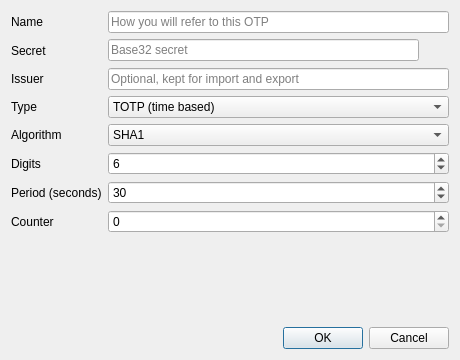
<?xml version="1.0" encoding="UTF-8"?>
<ui version="4.0">
 <class>DialogEditOtp</class>
 <widget class="QDialog" name="DialogEditOtp">
  <property name="geometry">
   <rect>
    <x>0</x>
    <y>0</y>
    <width>460</width>
    <height>360</height>
   </rect>
  </property>
  <property name="windowTitle">
   <string>OTP Profile</string>
  </property>
  <layout class="QVBoxLayout" name="verticalLayout">
   <item>
    <layout class="QFormLayout" name="formLayout">
     <item row="0" column="0">
      <widget class="QLabel" name="label_name">
       <property name="text">
        <string>Name</string>
       </property>
      </widget>
     </item>
     <item row="0" column="1">
      <widget class="QLineEdit" name="name">
       <property name="placeholderText">
        <string>How you will refer to this OTP</string>
       </property>
      </widget>
     </item>
     <item row="1" column="0">
      <widget class="QLabel" name="label_secret">
       <property name="text">
        <string>Secret</string>
       </property>
      </widget>
     </item>
     <item row="1" column="1">
      <layout class="QHBoxLayout" name="layout_secret">
       <item>
        <widget class="QLineEdit" name="secret">
         <property name="echoMode">
          <enum>QLineEdit::EchoMode::Password</enum>
         </property>
         <property name="placeholderText">
          <string>Base32 secret</string>
         </property>
        </widget>
       </item>
       <item>
        <widget class="QToolButton" name="show_secret">
         <property name="toolTip">
          <string>Show secret</string>
         </property>
         <property name="checkable">
          <bool>true</bool>
         </property>
         <property name="icon">
          <iconset resource="../../../res/Quattro.qrc">
           <normaloff>:/icon/material/eye-outline.png</normaloff>:/icon/material/eye-outline.png</iconset>
         </property>
         <property name="autoRaise">
          <bool>true</bool>
         </property>
        </widget>
       </item>
      </layout>
     </item>
     <item row="2" column="0">
      <widget class="QLabel" name="label_issuer">
       <property name="text">
        <string>Issuer</string>
       </property>
      </widget>
     </item>
     <item row="2" column="1">
      <widget class="QLineEdit" name="issuer">
       <property name="placeholderText">
        <string>Optional, kept for import and export</string>
       </property>
      </widget>
     </item>
     <item row="3" column="0">
      <widget class="QLabel" name="label_type">
       <property name="text">
        <string>Type</string>
       </property>
      </widget>
     </item>
     <item row="3" column="1">
      <widget class="QComboBox" name="type">
       <item>
        <property name="text">
         <string>TOTP (time based)</string>
        </property>
       </item>
       <item>
        <property name="text">
         <string>HOTP (counter based)</string>
        </property>
       </item>
      </widget>
     </item>
     <item row="4" column="0">
      <widget class="QLabel" name="label_algorithm">
       <property name="text">
        <string>Algorithm</string>
       </property>
      </widget>
     </item>
     <item row="4" column="1">
      <widget class="QComboBox" name="algorithm">
       <item>
        <property name="text">
         <string>SHA1</string>
        </property>
       </item>
       <item>
        <property name="text">
         <string>SHA256</string>
        </property>
       </item>
       <item>
        <property name="text">
         <string>SHA512</string>
        </property>
       </item>
      </widget>
     </item>
     <item row="5" column="0">
      <widget class="QLabel" name="label_digits">
       <property name="text">
        <string>Digits</string>
       </property>
      </widget>
     </item>
     <item row="5" column="1">
      <widget class="QSpinBox" name="digits">
       <property name="minimum">
        <number>4</number>
       </property>
       <property name="maximum">
        <number>10</number>
       </property>
       <property name="value">
        <number>6</number>
       </property>
      </widget>
     </item>
     <item row="6" column="0">
      <widget class="QLabel" name="label_period">
       <property name="text">
        <string>Period (seconds)</string>
       </property>
      </widget>
     </item>
     <item row="6" column="1">
      <widget class="QSpinBox" name="period">
       <property name="minimum">
        <number>1</number>
       </property>
       <property name="maximum">
        <number>3600</number>
       </property>
       <property name="value">
        <number>30</number>
       </property>
      </widget>
     </item>
     <item row="7" column="0">
      <widget class="QLabel" name="label_counter">
       <property name="text">
        <string>Counter</string>
       </property>
      </widget>
     </item>
     <item row="7" column="1">
      <widget class="QSpinBox" name="counter">
       <property name="maximum">
        <number>2147483647</number>
       </property>
      </widget>
     </item>
    </layout>
   </item>
   <item>
    <widget class="QLabel" name="preview">
     <property name="text">
      <string/>
     </property>
     <property name="alignment">
      <set>Qt::AlignmentFlag::AlignCenter</set>
     </property>
     <property name="textInteractionFlags">
      <set>Qt::TextInteractionFlag::TextSelectableByMouse</set>
     </property>
    </widget>
   </item>
   <item>
    <widget class="QDialogButtonBox" name="buttonBox">
     <property name="orientation">
      <enum>Qt::Orientation::Horizontal</enum>
     </property>
     <property name="standardButtons">
      <set>QDialogButtonBox::StandardButton::Cancel|QDialogButtonBox::StandardButton::Ok</set>
     </property>
    </widget>
   </item>
  </layout>
 </widget>
 <resources>
  <include location="../../../res/Quattro.qrc"/>
 </resources>
 <connections>
  <connection>
   <sender>buttonBox</sender>
   <signal>accepted()</signal>
   <receiver>DialogEditOtp</receiver>
   <slot>accept()</slot>
   <hints>
    <hint type="sourcelabel">
     <x>248</x>
     <y>254</y>
    </hint>
    <hint type="destinationlabel">
     <x>157</x>
     <y>274</y>
    </hint>
   </hints>
  </connection>
  <connection>
   <sender>buttonBox</sender>
   <signal>rejected()</signal>
   <receiver>DialogEditOtp</receiver>
   <slot>reject()</slot>
   <hints>
    <hint type="sourcelabel">
     <x>316</x>
     <y>260</y>
    </hint>
    <hint type="destinationlabel">
     <x>286</x>
     <y>274</y>
    </hint>
   </hints>
  </connection>
 </connections>
</ui>
